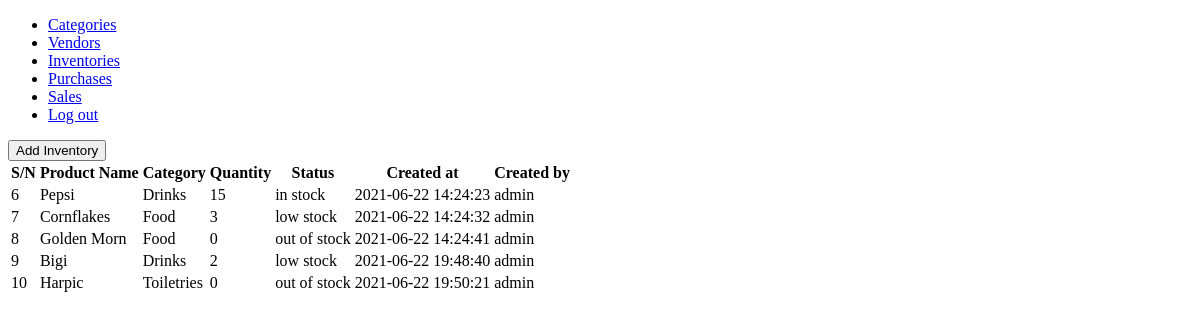
Before: /inventories.php (signed in) with the older database file.
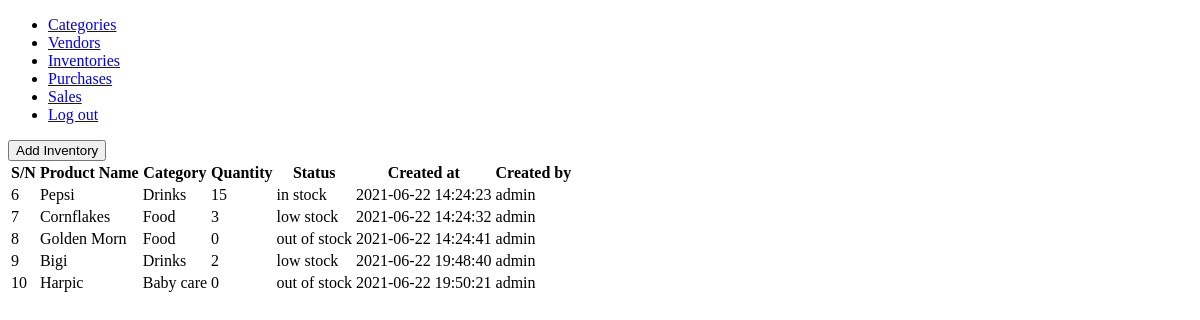
After: the same page with the newer database file.
### tables this page shows
CREATE TABLE inventories (
  id INT NOT NULL AUTO_INCREMENT,
  product_name VARCHAR(100) NOT NULL,
  category_id INT NOT NULL,
  product_quantity INT NOT NULL,
  stock_status VARCHAR(20) NOT NULL,
  created_at DATETIME NOT NULL DEFAULT current_timestamp(),
  user_id INT NOT NULL,
  PRIMARY KEY (id),
  FOREIGN KEY (category_id) REFERENCES categories(id),
  FOREIGN KEY (user_id) REFERENCES users(id)
);

CREATE TABLE categories (
  id INT NOT NULL AUTO_INCREMENT,
  category_name VARCHAR(100) NOT NULL,
  description VARCHAR(255) NOT NULL,
  created_at DATETIME NOT NULL DEFAULT current_timestamp(),
  user_id INT NOT NULL,
  PRIMARY KEY (id),
  FOREIGN KEY (user_id) REFERENCES users(id)
);

CREATE TABLE users (
  id iNT NOT NULL AUTO_INCREMENT,
  username VARCHAR(20) NOT NULL,
  email VARCHAR(50) NOT NULL,
  password VARCHAR(255) NOT NULL,
  PRIMARY KEY (id)
);

### inventories.php (the view, shortened to what this page needs)
<?php
    require_once 'php_action/db_connect.php';
    $sql = "SELECT users.username, users.id, inventories.product_name, categories.id, categories.category_name, inventories.product_quantity, inventories.stock_status, inventories.created_at, inventories.id FROM ((inventories INNER JOIN categories ON inventories.category_id=categories.id) INNER JOIN users ON inventories.user_id = users.id)";
    $result = mysqli_query($conn, $sql);
    $inventories = mysqli_fetch_all($result, MYSQLI_ASSOC);
?>
<?php require_once 'includes/header.php'; ?>
<a href='addinventory.php'><button> Add Inventory</button></a>
<table>
    <thead>
        <tr>
            <th>S/N</th>
            <th>Product Name</th>
            <th>Category</th>
            <th>Quantity</th>
            <th>Status</th>
            <th>Created at</th>
            <th>Created by</th>
        </tr>
    </thead>
    <tbody>
        <?php foreach($inventories as $inventory) { ?>
            <tr>
                <td><?php echo htmlspecialchars($inventory['id']); ?></td>
                <td><?php echo htmlspecialchars($inventory['product_name']); ?></td>
                <td><?php echo htmlspecialchars($inventory['category_name']); ?></td>
                <td><?php echo htmlspecialchars($inventory['product_quantity']); ?></td>
                <td><?php echo htmlspecialchars($inventory['stock_status']); ?></td>
                <td><?php echo htmlspecialchars($inventory['created_at']); ?></td>
                <td><?php echo htmlspecialchars($inventory['username']); ?></td>
            </tr>
        <?php } ?>
</table>
<?php require_once 'includes/footer.php'; ?>

### includes/header.php (shortened to what this page needs)
<!DOCTYPE html>
<html lang="en">
<head>
</head>
<body>
    <nav>
        <ul>
            <li><a href='categories.php'>Categories</a></li>
            <li><a href='vendors.php'>Vendors</a></li>
            <li><a href='inventories.php'>Inventories</a></li>
            <li><a href='purchases.php'>Purchases</a></li>
            <li><a href='sales.php'>Sales</a></li>
            <li><a href='logout.php'>Log out</a></li>
        </ul>
    </nav>
    <div>

### includes/footer.php
</div>
</body>
</html>

Changed rows visible on the page:
changed through a linked row, inventories "Harpic": category.category_name "Toiletries" → "Baby care"
